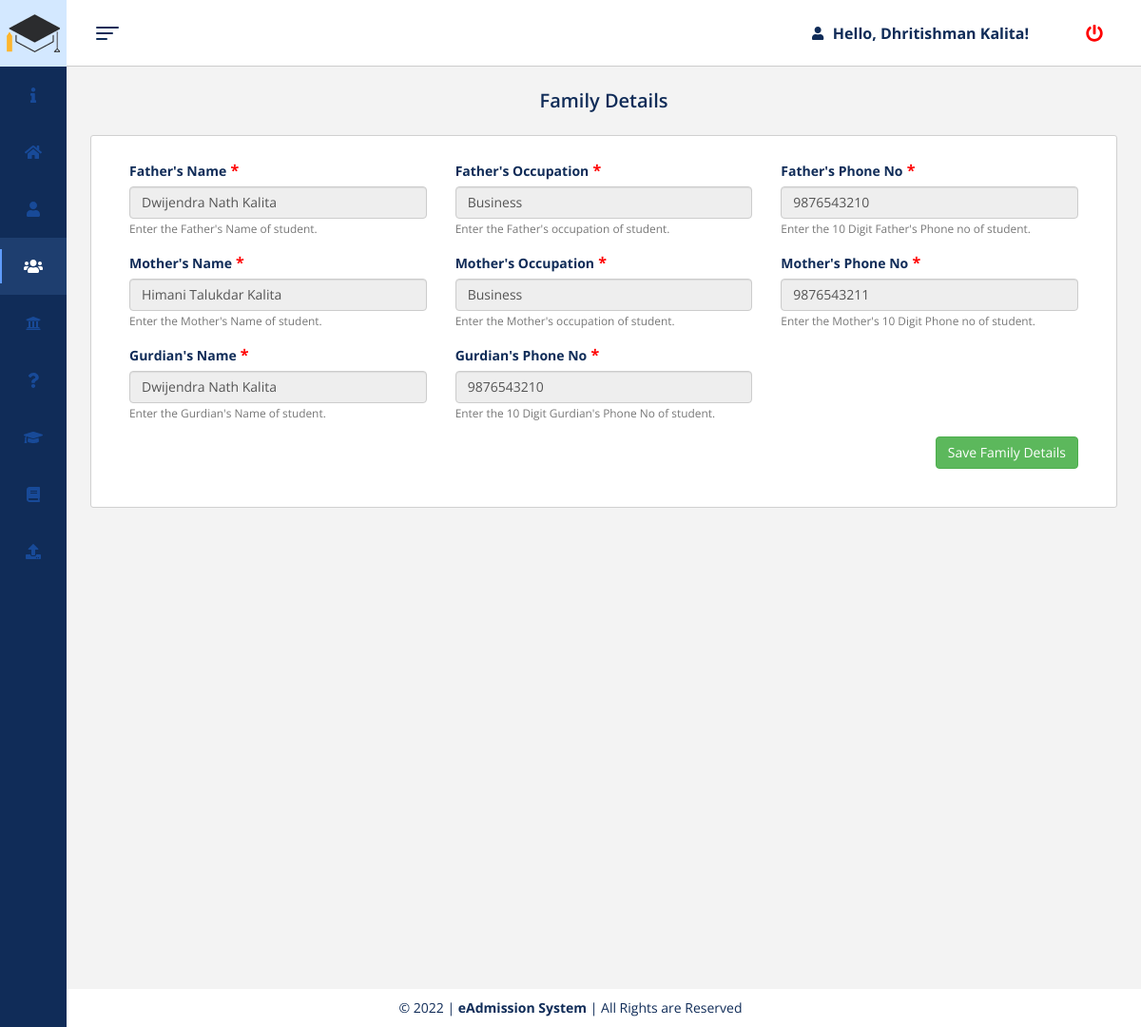
The app's page /family-details.php (signed in) with its own data.
### tables this page shows
CREATE TABLE `registration_details` (
  `s_id` int(11) NOT NULL,
  `s_name` varchar(50) DEFAULT NULL,
  `s_email` varchar(50) DEFAULT NULL,
  `s_phone` varchar(10) DEFAULT NULL,
  `s_password` varchar(50) DEFAULT NULL,
  `s_institute1` varchar(100) DEFAULT NULL,
  `s_institute2` varchar(100) DEFAULT NULL,
  `s_institute3` varchar(100) DEFAULT NULL,
  `s_stream` varchar(100) DEFAULT NULL,
  `s_course` varchar(100) DEFAULT NULL,
  `s_aplno1` varchar(20) DEFAULT NULL,
  `s_aplno2` varchar(20) DEFAULT NULL,
  `s_aplno3` varchar(20) DEFAULT NULL,
  `s_apldate` date DEFAULT NULL,
  `s_aplstatus1` int(11) DEFAULT 0,
  `s_aplstatus2` int(11) DEFAULT 0,
  `s_aplstatus3` int(11) DEFAULT 0,
  `s_status` int(11) NOT NULL DEFAULT 1
);

CREATE TABLE `family_details` (
  `s_id` int(11) NOT NULL,
  `s_name` varchar(50) DEFAULT NULL,
  `s_fathersname` varchar(50) DEFAULT NULL,
  `s_fathersoccupation` varchar(50) DEFAULT NULL,
  `s_fathersphoneno` varchar(10) DEFAULT NULL,
  `s_mothersname` varchar(50) DEFAULT NULL,
  `s_mothersoccupation` varchar(50) DEFAULT NULL,
  `s_mothersphoneno` varchar(10) DEFAULT NULL,
  `s_gurdiansname` varchar(50) DEFAULT NULL,
  `s_gurdiansphoneno` varchar(10) DEFAULT NULL
);

### family-details.php (the view, shortened to what this page needs)
<?php
    require("connection.php");
    require("header.php");
    if(isset($_SESSION['s_id'])){
        $s_id = $_SESSION['s_id'];
    }
    else{
        ?>
        <script>
            window.location.href="logout.php";
        </script>
        <?php
    }
    $sql_registration = "SELECT * FROM registration_details WHERE `s_id` = '$s_id'";
    $result_registration = mysqli_query($connect, $sql_registration);
    $info_registration = mysqli_fetch_assoc($result_registration);
    $sql_family = "SELECT * FROM family_details WHERE `s_id` = '$s_id'";
    $result_family = mysqli_query($connect, $sql_family);
    $info_family = mysqli_fetch_assoc($result_family);
          ?>
<!DOCTYPE html>
<html lang="en">
<head>
    <link rel="stylesheet" href="https://cdnjs.cloudflare.com/ajax/libs/twitter-bootstrap/3.3.7/css/bootstrap.min.css">
    <link rel="stylesheet" href="https://cdnjs.cloudflare.com/ajax/libs/animate.css/3.5.2/animate.min.css">
    <link rel="stylesheet" href="css/family-details.css">
</head>
<body class="sidebar-is-reduced">
  <header class="l-header">
    <div class="l-header__inner clearfix">
      <div class="c-header-icon js-hamburger">
        <div class="hamburger-toggle"><span class="bar-top"></span><span class="bar-mid"></span><span class="bar-bot"></span></div>
      </div>
      <div class="header-icons-group">
        <div class="user">
            <i class="fa fa-user" id="user"></i>
            <div class="username">Hello, <span><?php echo $info_registration['s_name']?></span>!</div>
        </div>
        <div class="c-header-icon logout">
          <i class="fa fa-power-off" style="color: red;" data-toggle="modal" data-target="#logoutModal"></i>
        </div>
      </div>
    </div>
  </header>
  <div class="l-sidebar">
    <div class="logo" style="background-color: #D3E8FF;">
      <div class="logo__txt">
          <img src="assets/icons/eadmission-icon.png" alt="eAdmission Logo">
      </div>
    </div>
    <div class="l-sidebar__content">
      <nav class="c-menu js-menu">
        <ul class="u-list">
          <a href="registration-details.php" style="text-decoration:none">
            <li class="c-menu__item" data-toggle="tooltip" title="Registration Details">
              <div class="c-menu__item__inner"><i class="fa fa-info"></i>
              </div>
            </li>
          </a>
          <a href="residential-details.php" style="text-decoration:none">
            <li class="c-menu__item has-submenu" data-toggle="tooltip" title="Residential Details">
              <div class="c-menu__item__inner"><i class="fa fa-home"></i>
              </div>
            </li>
          </a>
          <a href="personal-details.php" style="text-decoration:none">
            <li class="c-menu__item has-submenu" data-toggle="tooltip" title="Personal Details">
              <div class="c-menu__item__inner"><i class="fa fa-user"></i>
              </div>
            </li>
          </a>
          <a href="family-details.php" style="text-decoration:none">
            <li class="c-menu__item is-active" data-toggle="tooltip" title="Family Details">
              <div class="c-menu__item__inner"><i class="fa fa-users"></i>
              </div>
            </li>
          </a>
          <a href="bank-details.php" style="text-decoration:none">
            <li class="c-menu__item has-submenu" data-toggle="tooltip" title="Bank Details">
                <div class="c-menu__item__inner"><i class="fa fa-university"></i>
                </div>
            </li>
          </a>
          <a href="additional-details.php" style="text-decoration:none">
            <li class="c-menu__item" data-toggle="tooltip" title="Additional Details">
              <div class="c-menu__item__inner"><i class="fa fa-question"></i>
              </div>
            </li>
          </a>
          <a href="academic-details.php" style="text-decoration:none">
            <li class="c-menu__item" data-toggle="tooltip" title="Academic Details">
              <div class="c-menu__item__inner"><i class="fa fa-graduation-cap"></i>
              </div>
            </li>
          </a>
          <a href="course-details.php" style="text-decoration:none">
            <li class="c-menu__item" data-toggle="tooltip" title="Course Details">
              <div class="c-menu__item__inner"><i class="fa fa-book"></i>
              </div>
            </li>
          </a>
          <a href="upload-documents.php" style="text-decoration:none">
            <li class="c-menu__item" data-toggle="tooltip" title="Upload Documents">
              <div class="c-menu__item__inner"><i class="fa fa-upload"></i>
              </div>
            </li>
          </a>
        </ul>
      </nav>
    </div>
  </div>
</body>
<main class="l-main">
  <div class="content-wrapper content-wrapper--with-bg">
    <h2 class="page-title">Family Details</h2>
    <div class="page-content">
      <form action="family-details.php" method="post" autocomplete="off">
        <div class="form-row">
          <div class="form-group col-md-4">
            <label for="InputFathersName">Father's Name<span style="color:red; font-weight:bold; font-size: medium;"> *</span></label>
            <?php if($info_family['s_fathersname']=="") { ?>
              <input class="form-control" type="text" name="s_fathersname" required>
            <?php } else { ?>
              <input class="form-control" type="text" name="s_fathersname" value="<?php echo $info_family['s_fathersname'] ?>" disabled>
            <?php } ?>
            <small id="fathersnameHelpInline" class="text-muted">
              Enter the Father's Name of student.
            </small>
          </div>
          <div class="form-group col-md-4">
            <label for="InputFathersOccupation">Father's Occupation<span style="color:red; font-weight:bold; font-size: medium;"> *</span></label>
            <?php if($info_family['s_fathersoccupation']=="") { ?>
              <input class="form-control" type="text" name="s_fathersoccupation" required>
            <?php } else { ?>
              <input class="form-control" type="text" name="s_fathersoccupation" value="<?php echo $info_family['s_fathersoccupation'] ?>" disabled>
            <?php } ?>
            <small id="fathersoccupationHelpInline" class="text-muted">
              Enter the Father's occupation of student.
            </small>
          </div>
          <div class="form-group col-md-4">
            <label for="InputFathersPhoneNo">Father's Phone No<span style="color:red; font-weight:bold; font-size: medium;"> *</span></label>
            <?php if($info_family['s_fathersphoneno']=="") { ?>
              <input class="form-control" type="number" name="s_fathersphoneno" pattern="[1-9]{1}[0-9]{9}" required>
            <?php } else { ?>
              <input class="form-control" type="number" name="s_fathersphoneno" value="<?php echo $info_family['s_fathersphoneno'] ?>" disabled>
            <?php } ?>
            <small id="fathersphonenoHelpInline" class="text-muted">
              Enter the 10 Digit Father's Phone no of student.
            </small>
          </div>
        </div>
        <div class="form-row">
          <div class="form-group col-md-4">
            <label for="InputMothersName">Mother's Name<span style="color:red; font-weight:bold; font-size: medium;"> *</span></label>
            <?php if($info_family['s_mothersname']=="") { ?>
              <input class="form-control" type="text" name="s_mothersname" required>
            <?php } else { ?>
              <input class="form-control" type="text" name="s_mothersname" value="<?php echo $info_family['s_mothersname'] ?>" disabled>
            <?php } ?>
            <small id="mothersnameHelpInline" class="text-muted">
              Enter the Mother's Name of student.
            </small>
          </div>
          <div class="form-group col-md-4">
            <label for="InputMothersOccupation">Mother's Occupation<span style="color:red; font-weight:bold; font-size: medium;"> *</span></label>
            <?php if($info_family['s_mothersoccupation']=="") { ?>
              <input class="form-control" type="text" name="s_mothersoccupation" required>
            <?php } else { ?>
              <input class="form-control" type="text" name="s_mothersoccupation" value="<?php echo $info_family['s_mothersoccupation'] ?>" disabled>
            <?php } ?>
            <small id="mothersoccupationHelpInline" class="text-muted">
              Enter the Mother's occupation of student.
            </small>
          </div>
          <div class="form-group col-md-4">
            <label for="InputMothersPhoneNo">Mother's Phone No<span style="color:red; font-weight:bold; font-size: medium;"> *</span></label>
            <?php if($info_family['s_mothersphoneno']=="") { ?>
              <input class="form-control" type="number" name="s_mothersphoneno" pattern="[1-9]{1}[0-9]{9}" required>
            <?php } else { ?>
              <input class="form-control" type="number" name="s_mothersphoneno" value="<?php echo $info_family['s_mothersphoneno'] ?>" disabled>
            <?php } ?>
            <small id="mothersphonenoHelpInline" class="text-muted">
              Enter the Mother's 10 Digit Phone no of student.
            </small>
          </div>
        </div>
        <div class="form-row">
          <div class="form-group col-md-4">
            <label for="InputGurdiansName">Gurdian's Name<span style="color:red; font-weight:bold; font-size: medium;"> *</span></label>
            <?php if($info_family['s_gurdiansname']=="") { ?>
              <input class="form-control" type="text" name="s_gurdiansname" required>
            <?php } else { ?>
              <input class="form-control" type="text" name="s_gurdiansname" value="<?php echo $info_family['s_gurdiansname'] ?>" disabled>
            <?php } ?>
            <small id="gurdiansnameHelpInline" class="text-muted">
              Enter the Gurdian's Name of student.
            </small>
          </div>
          <div class="form-group col-md-4">
            <label for="InputGurdiansPhoneNo">Gurdian's Phone No<span style="color:red; font-weight:bold; font-size: medium;"> *</span></label>
            <?php if($info_family['s_gurdiansphoneno']=="") { ?>
              <input class="form-control" type="number" name="s_gurdiansphoneno" pattern="[1-9]{1}[0-9]{9}" required>
            <?php } else { ?>
              <input class="form-control" type="number" name="s_gurdiansphoneno" value="<?php echo $info_family['s_gurdiansphoneno'] ?>" disabled>
            <?php } ?>
            <small id="gurdiansphonenoHelpInline" class="text-muted">
              Enter the 10 Digit Gurdian's Phone No of student.
            </small>
          </div>
        </div>
        <div class="form-row">
          <div class="form-group col-md-12" style="text-align:right">
            <button type="submit" name="submit_family_details" class="btn btn-success">Save Family Details</button>
          </div>
        </div>
      </form>
    </div>
  </div>
</main>
<div class="footer">&copy; 2022 | <strong>eAdmission System</strong> | All Rights are Reserved</div>
</html>

### css/header.css (style rules this page uses)
.footer { position: absolute; right: 0; bottom: 0; left: 0; padding: 1rem; background-color: white; text-align: center; }

### records on screen
registration_details: s_name "Dhritishman Kalita"
family_details: s_fathersname "Dwijendra Nath Kalita", s_fathersoccupation "Business", s_fathersphoneno "9876543210", s_mothersname "Himani Talukdar Kalita", s_mothersoccupation "Business", s_mothersphoneno "9876543211", s_gurdiansname "Dwijendra Nath Kalita", s_gurdiansphoneno "9876543210"
